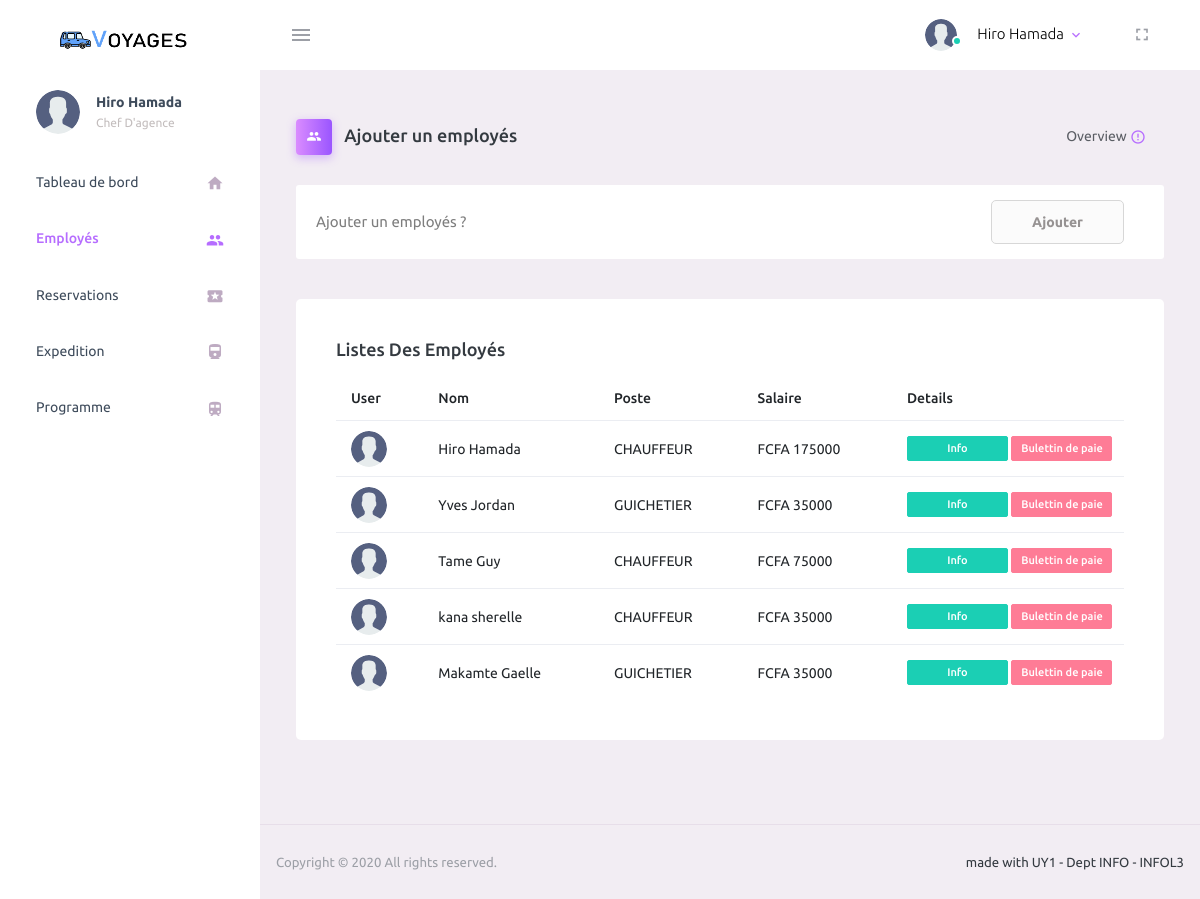
Page /employer (signed in) on the committed database.
### taxi/models.py (models this page shows, shortened)
class Utilisateur(AbstractUser):
    username = None
    email = None
    code = models.CharField(max_length=64)
    telephone = models.CharField(max_length=64, unique=True)
    cni = models.CharField(max_length=64, unique=True)
    is_admin = models.BooleanField(default=False)
    objects = UserManager()
    REQUIRED_FIELDS = ['first_name', 'last_name', 'cni']
    USERNAME_FIELD = 'telephone'
    EMAIL_FIELD = 'telephone'

class Employe(models.Model):
    user = models.OneToOneField(
        Utilisateur,
        on_delete=models.CASCADE
    )
    salaire = models.BigIntegerField(null=False, default='50000', )
    poste = models.CharField(max_length=32, null=False, choices=POSTE_CHOICES, default="CHAUFFEUR")
    date_embauche = models.DateField(default=timezone.now())

### taxi/views.py (the view)
# urls.py: path('employer', views.employer, name='employer'),
@login_required
def employer(request):
    user: Utilisateur = request.user
    if not user.is_superuser:
        return redirect('reservations')
    employee = Employe.objects.all()
    return render(request, 'taxi/admin/employe.html', {'employees': employee})

### taxi/templates/taxi/admin/employe.html (shortened to what this page needs)
{% extends 'taxi/admin/base.html' %}
{% block content %}
    {% load static %}
    <div class="content-wrapper">
        <div class="page-header">
            <h3 class="page-title">
                            <span class="page-title-icon bg-gradient-primary text-white mr-2">
                                <i class="mdi mdi-account-multiple"></i>
                            </span> Ajouter un employés </h3>
            <nav aria-label="breadcrumb">
                <ul class="breadcrumb">
                    <li class="breadcrumb-item active" aria-current="page">
                        Overview <i
                            class="mdi mdi-alert-circle-outline icon-sm text-primary align-middle"></i>
                    </li>
                </ul>
            </nav>
        </div>
        <div class="row" id="proBanner">
            <div class="col-12">
                            <span class="d-flex align-items-center purchase-popup">
                                <p>Ajouter un employés ?</p>
                                <a href="{% url 'employer.nouveau' %}"
                                   class="btn ml-auto download-button">Ajouter</a>
                            </span>
            </div>
        </div>
        <div class="row">
            <div class="col-lg-12 grid-margin stretch-card">
                <div class="card">
                    <div class="card-body">
                        <h4 class="card-title"> Listes des employés </h4>
                        <table class="table ">
                            <thead>
                            <tr>
                                <th> User</th>
                                <th> Nom</th>
                                <th> Poste</th>
                                <th> Salaire</th>
                                <th> Details</th>
                            </tr>
                            </thead>
                            <tbody>
                            {% for employee in employees %}
                                <tr>
                                    <td class="py-1">
                                        <img src="{% static "assets/images/faces/user2.svg" %}" alt="image"/>
                                    </td>
                                    <td> {{ employee.user.get_full_name }} </td>
                                    <td> {{ employee.poste }} </td>
                                    <td> FCFA {{ employee.salaire }} </td>
                                    <td><a href="{% url 'employer.detail' employee.id %}"><label
                                            class="badge badge-success col-sm-6">Info</label></a>
                                        <a href="{% url 'employer.salaire' %}"><label
                                                class="badge badge-danger col-sm-6">Bulettin de
                                            paie</label></a>
                                    </td>
                                </tr>
                            {% endfor %}
                            </tbody>
                        </table>
                    </div>
                </div>
            </div>
        </div>
    </div>
{% endblock %}

### taxi/templates/taxi/admin/base.html (shortened to what this page needs)
<!DOCTYPE html>
<html lang="en">
{% load static %}
<head>
    <link rel="stylesheet" href="{% static "assets/vendors/mdi/css/materialdesignicons.min.css" %}">
    <link rel="stylesheet" href="{% static "assets/vendors/css/vendor.bundle.base.css" %}">
    <link rel="stylesheet" href="{% static "assets/css/style.css" %}">
</head>
<body>
<div class="container-scroller">
    <nav class="navbar default-layout-navbar col-lg-12 col-12 p-0 fixed-top d-flex flex-row">
        <div class="text-center navbar-brand-wrapper d-flex align-items-center justify-content-center">
            <a class="navbar-brand brand-logo" href="index.html"><img src="{% static "assets/images/logo.png" %}"
                                                                      alt="logo"/></a>
        </div>
        <div class="navbar-menu-wrapper d-flex align-items-stretch">
            <button class="navbar-toggler navbar-toggler align-self-center" type="button" data-toggle="minimize">
                <span class="mdi mdi-menu"></span>
            </button>
            <ul class="navbar-nav navbar-nav-right">
                <li class="nav-item nav-profile dropdown">
                    <a class="nav-link dropdown-toggle" id="profileDropdown" href="#" data-toggle="dropdown"
                       aria-expanded="false">
                        <div class="nav-profile-img">
                            <img src="{% static "assets/images/faces/user2.svg" %}" alt="image">
                            <span class="availability-status online"></span>
                        </div>
                        <div class="nav-profile-text">
                            <p class="mb-1 text-black">{{ user.get_full_name }}</p>
                        </div>
                    </a>
                </li>
                <li class="nav-item d-none d-lg-block full-screen-link">
                    <a class="nav-link">
                        <i class="mdi mdi-fullscreen" id="fullscreen-button"></i>
                    </a>
                </li>
            </ul>
        </div>
    </nav>
    <div class="container-fluid page-body-wrapper">
        <nav class="sidebar sidebar-offcanvas" id="sidebar">
            <ul class="nav">
                <li class="nav-item nav-profile">
                    <a href="#" class="nav-link">
                        <div class="nav-profile-image">
                            <img src="{% static "assets/images/faces/user2.svg" %}" alt="profile">
                        </div>
                        <div class="nav-profile-text d-flex flex-column">
                            <span class="font-weight-bold mb-2">{{ user.get_full_name }}</span>
                            {% if user.is_superuser %}
                                <span class="text-secondary text-small">Chef D'agence</span>
                            {% else %}
                                <span class="text-secondary text-small">{{ user.employe.get_poste_display }}</span>
                            {% endif %}
                        </div>
                    </a>
                </li>
                <li class="nav-item">
                    <a class="nav-link" href="{% url 'home' %}">
                        <span class="menu-title">Tableau de bord</span>
                        <i class="mdi mdi-home menu-icon"></i>
                    </a>
                </li>
                <li class="nav-item">
                    <a class="nav-link" href="{% url 'employer' %}">
                        <span class="menu-title">Employés</span>
                        <i class="mdi mdi-account-multiple menu-icon"></i>
                    </a>
                </li>
                <li class="nav-item">
                    <a class="nav-link" href="{% url 'reservations' %}">
                        <span class="menu-title">Reservations</span>
                        <i class="mdi mdi-ticket menu-icon"></i>
                    </a>
                </li>
                <li class="nav-item">
                    <a class="nav-link" href="{% url 'expeditions' %}">
                        <span class="menu-title">Expedition</span>
                        <i class="mdi mdi-train-variant menu-icon"></i>
                    </a>
                </li>
                <li class="nav-item">
                    <a class="nav-link" href="{% url 'programme' %}">
                        <span class="menu-title">Programme</span>
                        <i class="mdi mdi-train menu-icon"></i>
                    </a>
                </li>
            </ul>
        </nav>
        <div class="main-panel">
            {% block content %} {% endblock %}
            <footer class="footer">
                <div class="d-sm-flex justify-content-center justify-content-sm-between">
                    <span class="text-muted text-center text-sm-left d-block d-sm-inline-block">Copyright © 2020 All rights reserved.</span>
                    <span class="float-none float-sm-right d-block mt-1 mt-sm-0 text-center">made with UY1 - Dept INFO - INFOL3</span>
                </div>
            </footer>
        </div>
    </div>
</div>
</body>
</html>

### rows in the picture
Utilisateur: get_full_name "Hiro Hamada"
Employe: user.get_full_name "Hiro Hamada", poste "CHAUFFEUR", salaire "175000"
Employe: user.get_full_name "Yves Jordan", poste "GUICHETIER", salaire "35000"
Employe: user.get_full_name "Tame Guy", poste "CHAUFFEUR", salaire "75000"
Employe: user.get_full_name "kana sherelle", poste "CHAUFFEUR", salaire "35000"
Employe: user.get_full_name "Makamte Gaelle", poste "GUICHETIER", salaire "35000"
